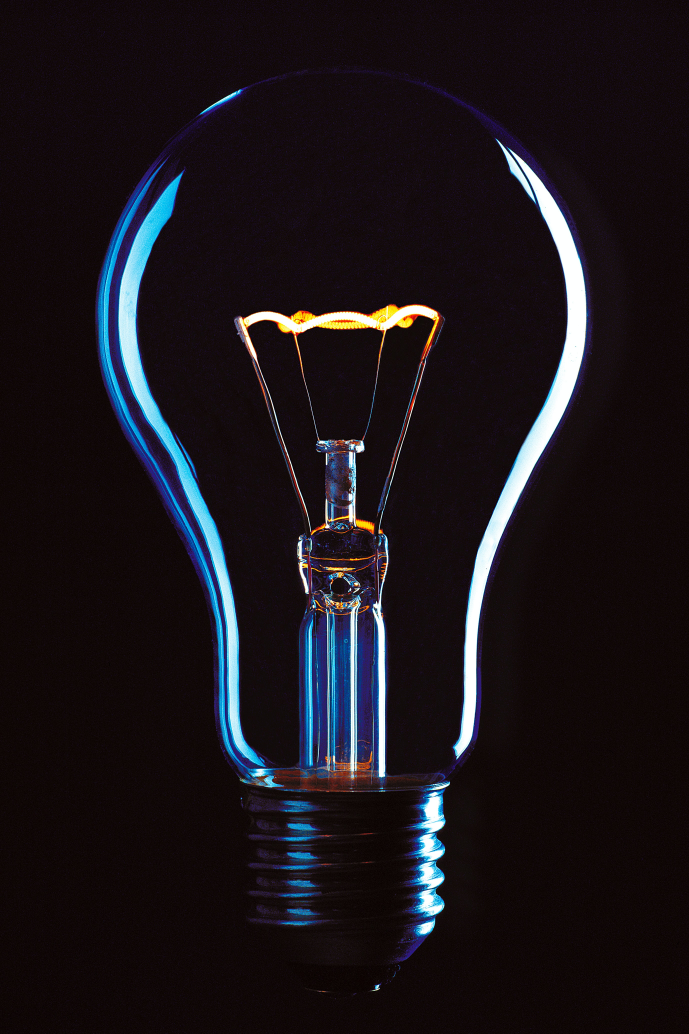
#> input picture articles_processing/1.jpeg, 2756 x 4134 px, found by its file name (shown at 1/4 size)
$ python image_resize.py
#> lines starting #> are read from the running program, lines starting #| are printed output that depends on the picture
from PIL import Image


# Открыть JPEG-изображение
jpeg_image = Image.open("articles_processing/1.jpeg")
#> jpeg_image is the input picture: PIL image 2756x4134 RGB; mean R, G, B 26.5, 21.4, 26.3

# Сохранить его в формате PNG
# jpeg_image.save("1.png")

# Закрыть файл
# jpeg_image.close()


# Открыть изображение
# image = Image.open("1.lpeg")

# Изменить размер до квадрата
size = (min(jpeg_image.size), min(jpeg_image.size))
#> size = (2756, 2756)
image = jpeg_image.resize(size)
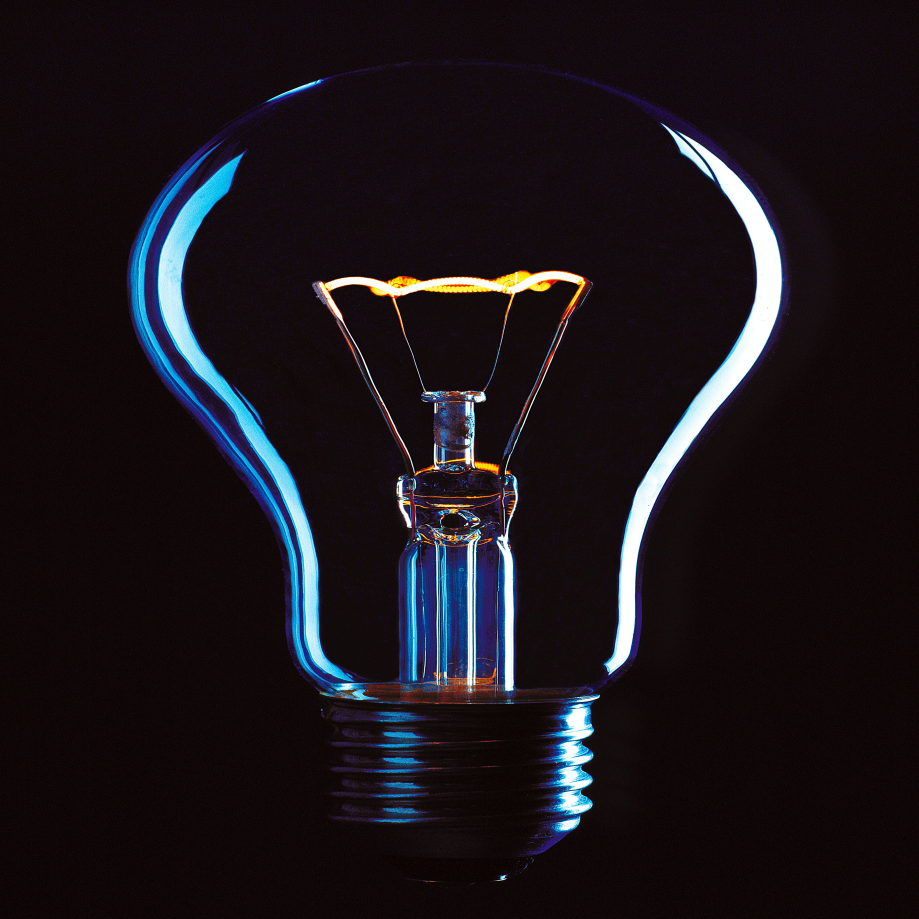
#> image: PIL image 2756x2756 RGB (shown at 1/3 size); mean R, G, B 26.5, 21.4, 26.3

# Сохранить изображение
image.save("2.png")

$ run again, with articles_processing/2.jpeg copied over articles_processing/1.jpeg
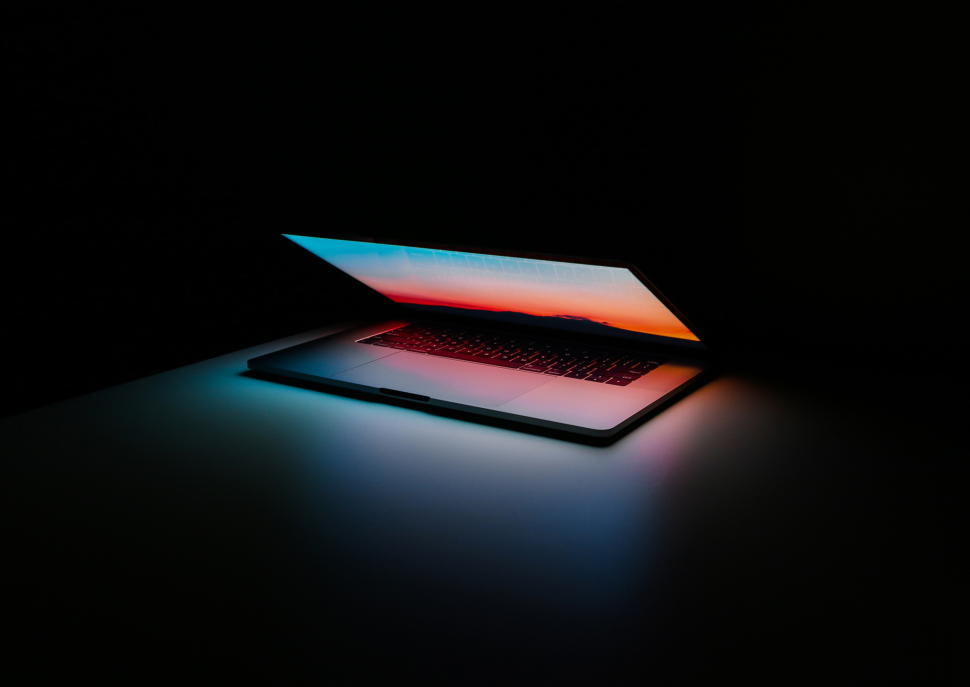
#> input picture articles_processing/2.jpeg, 4846 x 3431 px, found by its file name (shown at 1/5 size)
#> jpeg_image is the input picture: PIL image 4846x3431 RGB; mean R, G, B 16.9, 17.4, 18.9
#> `image = jpeg_image.resize(size)`:
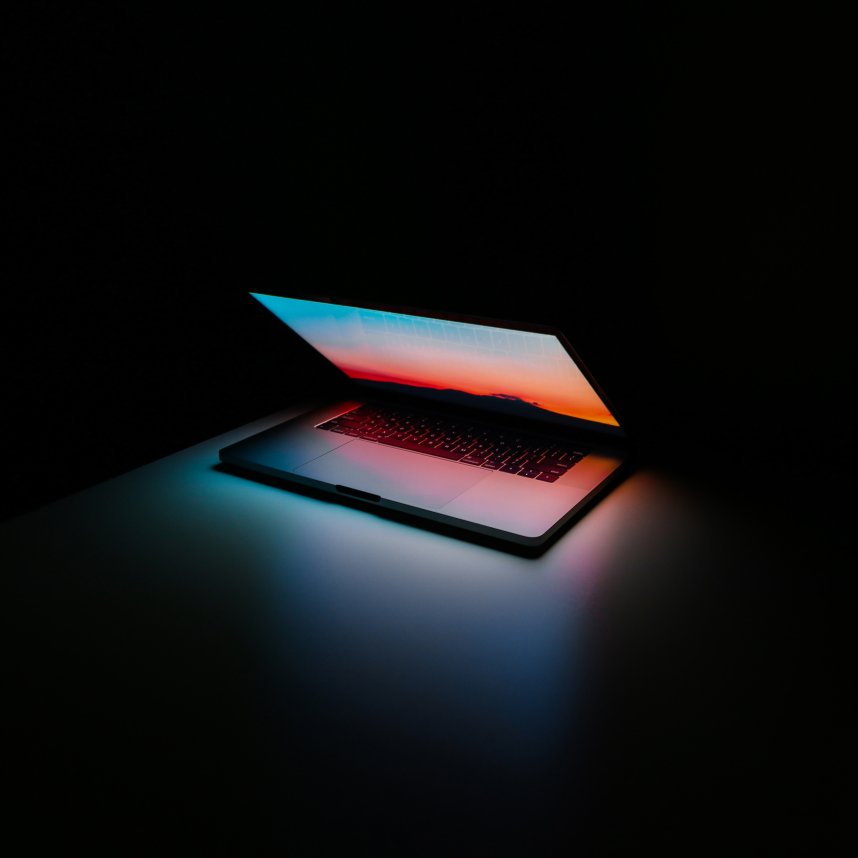
#> image: PIL image 3431x3431 RGB (shown at 1/4 size); mean R, G, B 16.9, 17.4, 18.9
